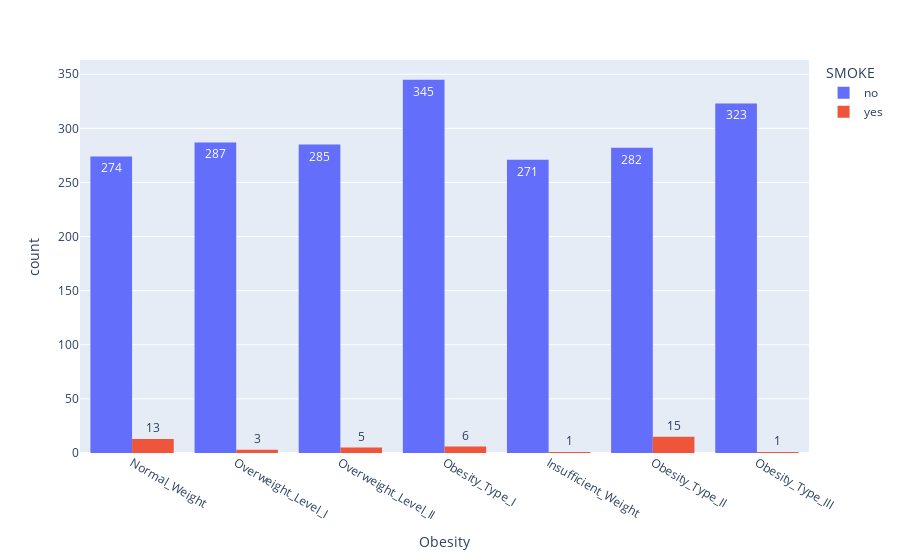

Notebook cell for this chart:
### Code cell
import plotly.express as px
fig = px.histogram(df, x="Obesity", color="SMOKE",barmode = 'group', text_auto=True, category_orders={"Obesity": ["Insufficient Weight", "Normal Weight", "Overweight Level I", "Overweight Level II", "Obesity Type I", "Obesity Type II", "Obesity Type III"]}, )
fig.show()

### Figure 1 — Plotly figure (JSON) as saved in the notebook; plotly's stock layout.template omitted (floating-point values rounded to 4 significant figures; data arrays with more than 128 entries replaced by an {"elided": "..."} marker saying what was removed)
{"data": [{"alignmentgroup": "True", "bingroup": "x", "hovertemplate": "SMOKE=no<br>Obesity=%{x}<br>count=%{y}<extra></extra>", "legendgroup": "no", "marker": {"color": "#636efa", "pattern": {"shape": ""}}, "name": "no", "offsetgroup": "no", "orientation": "v", "showlegend": true, "texttemplate": "%{value}", "type": "histogram", "x": {"elided": "2067 str values"}, "xaxis": "x", "yaxis": "y"}, {"alignmentgroup": "True", "bingroup": "x", "hovertemplate": "SMOKE=yes<br>Obesity=%{x}<br>count=%{y}<extra></extra>", "legendgroup": "yes", "marker": {"color": "#EF553B", "pattern": {"shape": ""}}, "name": "yes", "offsetgroup": "yes", "orientation": "v", "showlegend": true, "texttemplate": "%{value}", "type": "histogram", "x": ["Normal_Weight", "Overweight_Level_II", "Obesity_Type_I", "Normal_Weight", "Normal_Weight", "Obesity_Type_II", "Overweight_Level_II", "Overweight_Level_I", "Normal_Weight", "Obesity_Type_I", "Obesity_Type_I", "Overweight_Level_I", "Normal_Weight", "Normal_Weight", "Obesity_Type_II", "Normal_Weight", "Overweight_Level_II", "Overweight_Level_I", "Obesity_Type_I", "Obesity_Type_III", "Obesity_Type_I", "Normal_Weight", "Normal_Weight", "Overweight_Level_II", "Insufficient_Weight", "Overweight_Level_II", "Normal_Weight", "Normal_Weight", "Obesity_Type_I", "Normal_Weight", "Obesity_Type_II", "Normal_Weight", "Obesity_Type_II", "Obesity_Type_II", "Obesity_Type_II", "Obesity_Type_II", "Obesity_Type_II", "Obesity_Type_II", "Obesity_Type_II", "Obesity_Type_II", "Obesity_Type_II", "Obesity_Type_II", "Obesity_Type_II", "Obesity_Type_II"], "xaxis": "x", "yaxis": "y"}], "layout": {"barmode": "group", "legend": {"title": {"text": "SMOKE"}, "tracegroupgap": 0}, "margin": {"t": 60}, "xaxis": {"anchor": "y", "categoryarray": ["Insufficient Weight", "Normal Weight", "Overweight Level I", "Overweight Level II", "Obesity Type I", "Obesity Type II", "Obesity Type III"], "categoryorder": "array", "domain": [0, 1], "title": {"text": "Obesity"}}, "yaxis": {"anchor": "x", "domain": [0, 1], "title": {"text": "count"}}}}
